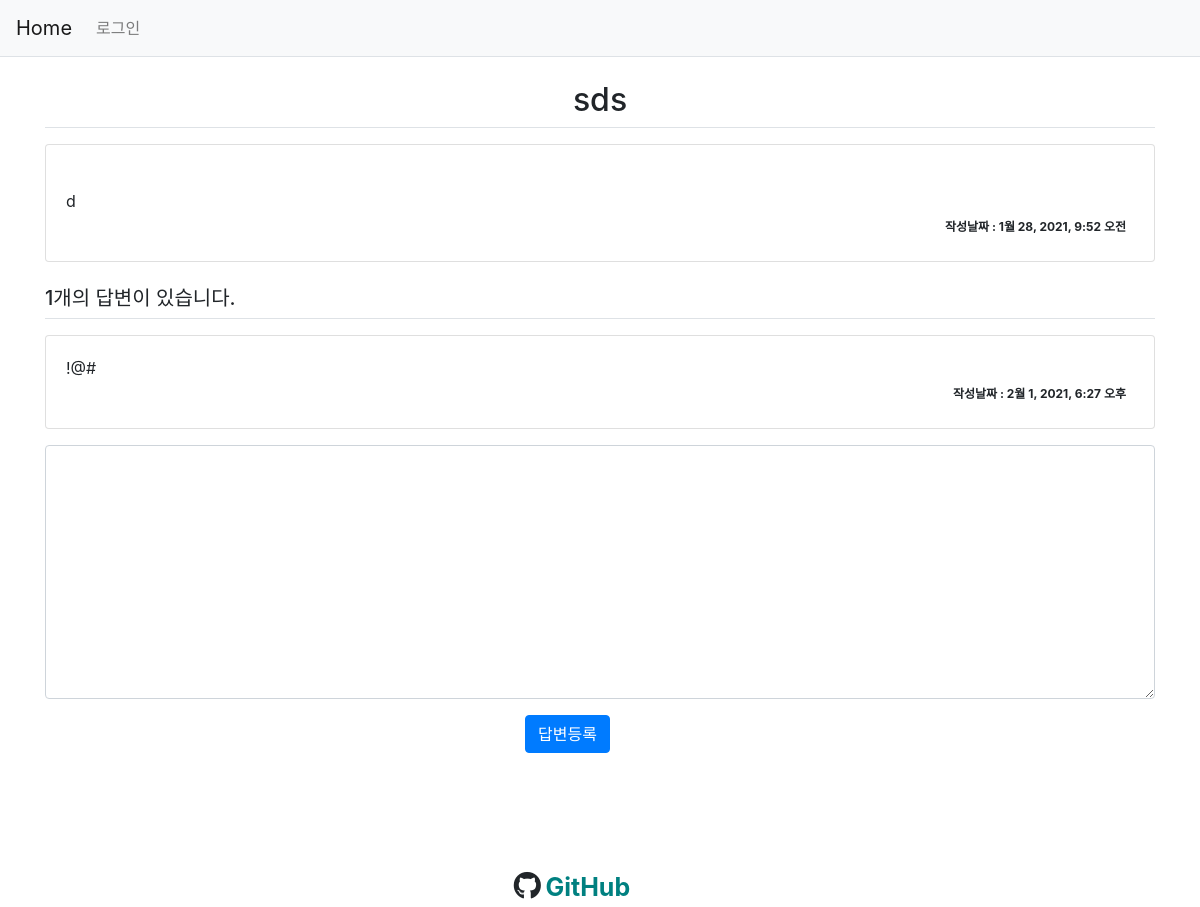
The page /18/ on the database as committed earlier.
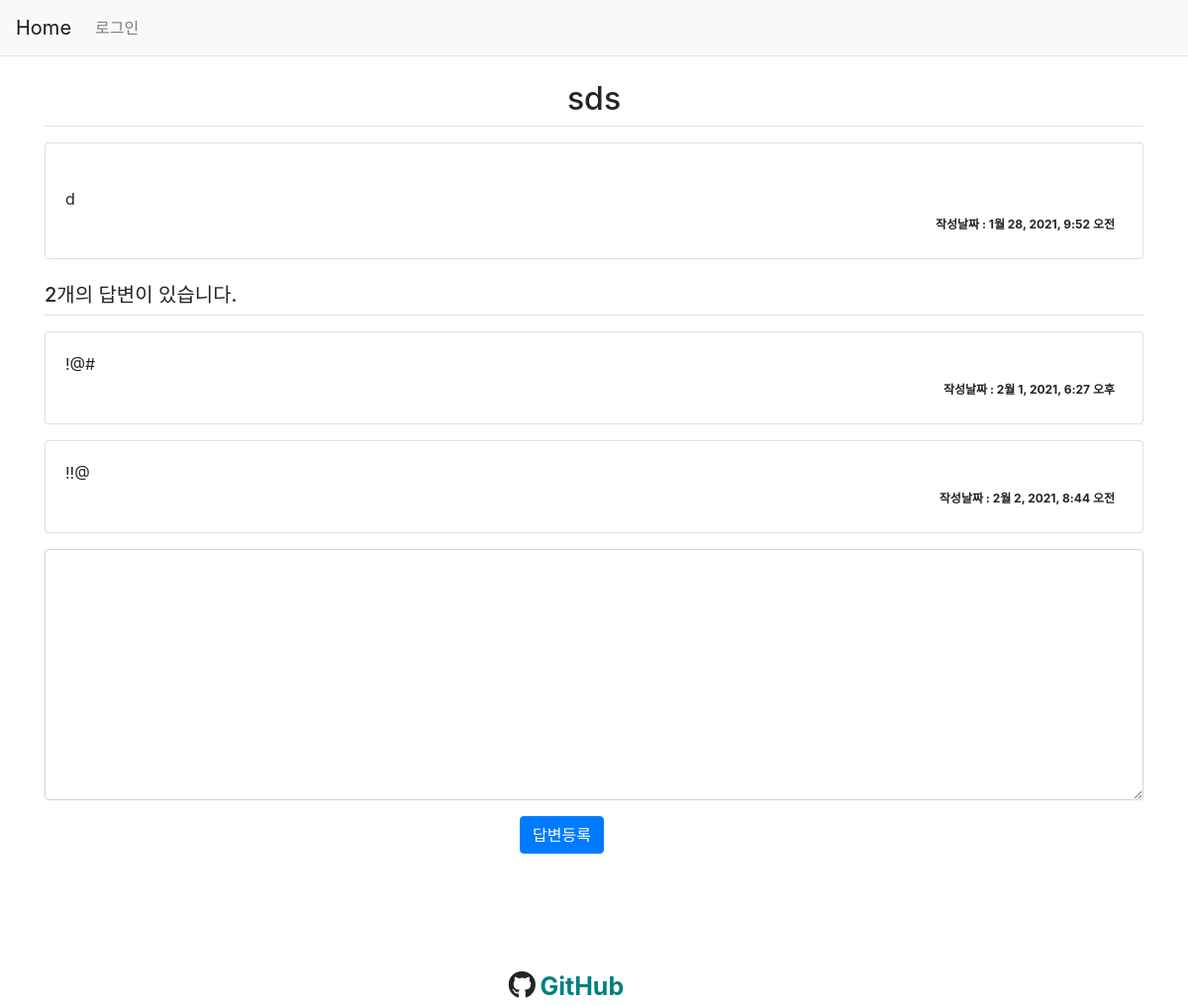
The same page on the database as committed later.
### pybo/models.py (models this page shows, shortened)
class Question(models.Model):
    subject = models.CharField(max_length=200)  # 최대 200자 까지 입력 가능
    content = models.TextField()
    create_date = models.DateTimeField()
    photo = models.ImageField(upload_to="photo")

class Answer(models.Model):
    question = models.ForeignKey(Question, on_delete=models.CASCADE)
    content = models.TextField()
    create_date = models.DateTimeField()

### pybo/views.py (the view)
# urls.py: path("<int:pk>/", views.detail, name="detail"),
def detail(request, pk):
    try:
        get_question = Question.objects.get(pk=pk)
        context = {"get_question": get_question}
    except Question.DoesNotExist:
        messages.error(request, "조회된 질문이 없습니다.")
        return redirect("pybo:index")
    return render(request, "templates/detail.html", context)

### templates/detail.html (shortened to what this page needs)
{% extends 'base.html' %}
{% load static %}
    {% block content %}
    <div class="container my-3">
        <h2 class="border-bottom py-2" style="text-align: center;"> {{get_question.subject}}</h2>
        <div class="card my-3">
            <div class="card-body">
                <div class="card-text" style="white-space: pre-line;" >
                    {{get_question.content}}
                </div>
                <div class="d-flex justify-content-end">
                    <div class="badge badge-light p-2" style="background-color: white;">
                        작성날짜 : {{get_question.create_date}}
                    </div>
                </div>
            </div>
        </div>
        <h5 class="border-bottom my-3 py-2">{{get_question.answer_set.count}}개의 답변이 있습니다.</h5>
        {% for answer in get_question.answer_set.all %}
            <div class="card my-3">
                <div class="card-body" >
                    <div class="card-text" style="white-space: pre-line;"> {{answer.content}} </div>
                    <div class="d-flex justify-content-end">
                        <div class="badge badge-light p-2" style="background-color: white;">
                            <span>작성날짜 : {{answer.create_date}}</span>
                        </div>
                    </div>
                </div>
        </div>
        {% endfor %}
    <form action=" {% url 'pybo:answer_create' get_question.id %} " method="POST" class="my-3">
        <div class="form-group">
            <textarea name="content" id="content" class="form-control" rows="10" style="text-align: center;"></textarea>
        </div>
        <input type="submit" value="답변등록" class="btn btn-primary" style="position: relative; left: 480px;">
    </form>
    {% endblock  %}

Rows that differ between the two databases and show on the page:
computed for Question "sds": answer_set.count "1" → "2"
added Answer: content "!!@", create_date "2월 2, 2021, 8:44 오전"
